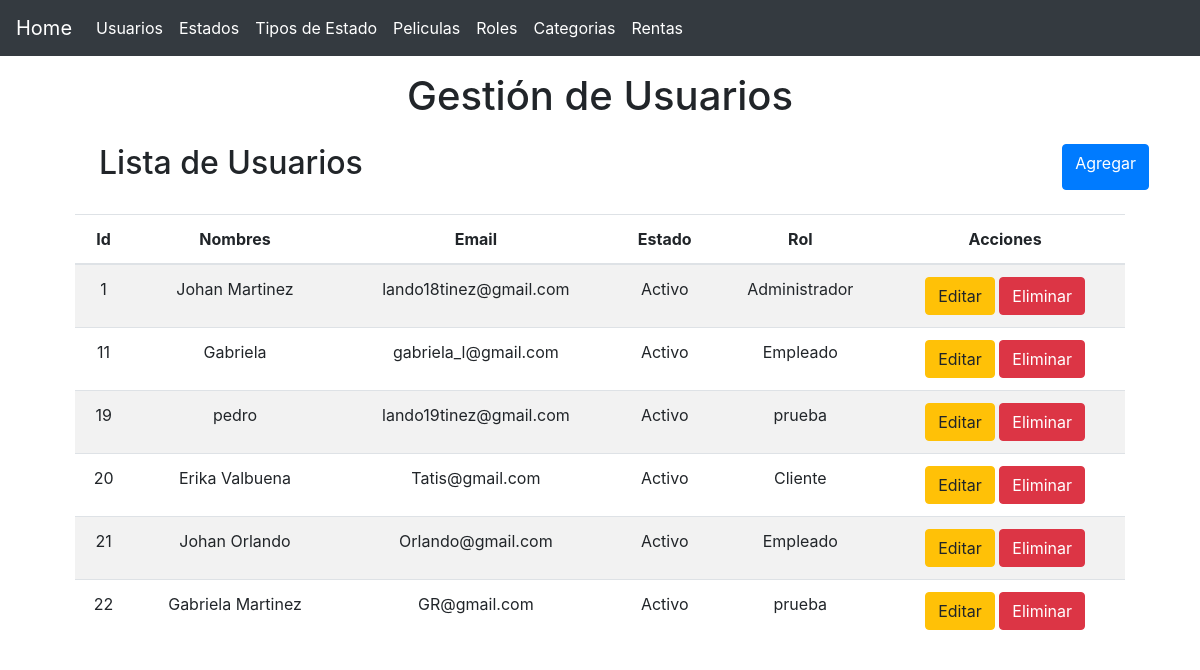
The app's page /?controller=user with its own data.
### tables this page shows
CREATE TABLE `users` (
  `id` int(11) NOT NULL,
  `name` varchar(45) NOT NULL,
  `email` varchar(45) NOT NULL,
  `password` varchar(45) NOT NULL,
  `role_id` int(11) NOT NULL,
  `status_id` int(11) NOT NULL
);

CREATE TABLE `statuses` (
  `id` int(11) NOT NULL,
  `name` varchar(45) NOT NULL,
  `type_statuses_id` int(11) NOT NULL
);

CREATE TABLE `roles` (
  `id` int(11) NOT NULL,
  `name` varchar(45) NOT NULL,
  `statuses_id` int(11) NOT NULL
);

### controllers/UserController.php (called while the page is built, shortened)
<?php
require 'models/User.php';
class UserController
{
    private $userModel;
    public function __construct()
    {
        $this->userModel = new User;
    }
    public function index()
    {
    	$users = $this->userModel->getAll();
    	require 'views/layout.php';
    	require 'views/user/list.php';
    }
}

### models/User.php (called while the page is built, shortened)
<?php
class User
{
	private $pdo;
    public function __construct()
    {
    	try {
    		$this->pdo = new Database;
	    } catch (PDOException $e) {
	    	die($e->getMessage());
	    }
    }
    public function getAll()
    {
    	try {
    		$strSql = "SELECT u.*, s.name as status, r.name as role FROM users u INNER JOIN statuses s ON s.id = u.status_id INNER JOIN roles r ON r.id = u.role_id";
    		$query = $this->pdo->select($strSql);
    		return $query;
	    } catch (PDOException $e) {
	    	die($e->getMessage());
	    }
    }
}

### providers/Database.php (called while the page is built, shortened)
<?php
class Database extends PDO
{
    public function select($strSql, $arrayData = array(), $fetchMode = PDO::FETCH_OBJ)
    {
    	$query = $this->prepare($strSql);
    	if( !$query->execute() ) {
    		echo "Error, la consulta no se realizó";
    	} else {
    		return $query->fetchAll($fetchMode);
    	}
    }
}

### views/user/list.php (the view)
<main class="container">
	<section class="col-md-12 text-center">
		<div class="mt-3">
			<h1>Gestión de Usuarios</h1>
		</div>
		<div class="col-md-12 m-4 d-flex justify-content-between">
			<h2>Lista de Usuarios</h2>
			<a href="?controller=user&method=add" class="btn btn-primary">Agregar</a>
		</div>
		<section class="col-md-12 flex-nowrap table-responsive">
			<table class="table table-striped table-hover">
				<thead>
					<tr>
						<th>Id</th>
						<th>Nombres</th>
						<th>Email</th>
						<th>Estado</th>
						<th>Rol</th>
						<th>Acciones</th>
					</tr>
				</thead>
				<tbody>
					<?php foreach($users as $user): ?>
						<tr>
							<td><?php echo $user->id ?></td>
							<td><?php echo $user->name ?></td>
							<td><?php echo $user->email ?></td>
							<td><?php echo $user->status ?></td>
							<td><?php echo $user->role ?></td>
							<td>
								<a href="?controller=user&method=edit&id=<?php echo $user->id?>" class="btn btn-warning" title="Editar Usuario">Editar</a>
								<a href="?controller=user&method=delete&id=<?php echo $user->id?>" class="btn btn-danger" title="Eliminar Usuario">Eliminar</a>
							</td>
						</tr>
					<?php endforeach ?>
				</tbody>
			</table>
		</section>
	</section>
</main>

### index.php (shortened to what this page needs)
<?php
	require 'providers/Database.php';
	$controller = 'HomeController';
	if(!isset($_REQUEST['controller'])) {
		require "controllers/".$controller.".php";
		$controller = ucwords($controller);
		$controller = new $controller;
		$controller->index();
	} else {
		$method = isset($_REQUEST['method']) ? $_REQUEST['method'] : "index";
		$controller = new $controller;
		call_user_func(array($controller, $method));
	}

### views/layout.php (shortened to what this page needs)
<!DOCTYPE html>
<html lang="es">
<head>
	<link rel="stylesheet" type="text/css" href="assets/css/bootstrap.min.css">
</head>
<body>
	<header>
		<nav class="navbar navbar-expand-lg navbar-dark bg-dark">
		 	<a class="navbar-brand" href="?controller=home">Home</a>
		  	<div class="collapse navbar-collapse" id="navbarSupportedContent">
		    	<ul class="navbar-nav mr-auto">
		      	<li class="nav-item active">
		       		<a href="?controller=user" class="nav-link">Usuarios</a>
				</li>
				<li class="nav-item active">
		       		<a href="?controller=status" class="nav-link">Estados</a>
		      	</li>
		      	<li class="nav-item active">
		       		<a href="?controller=Typestatus" class="nav-link">Tipos de Estado</a>
				</li>
		      	<li class="nav-item active">
		       		<a href="?controller=movie" class="nav-link">Peliculas</a>
		      	</li>
				<li class="nav-item active">
		       		<a href="?controller=role" class="nav-link">Roles</a>
		      	</li>
				  <li class="nav-item active">
		       		<a href="?controller=category" class="nav-link">Categorias</a>
		      	</li>
				  <li class="nav-item active">
		       		<a href="?controller=rental" class="nav-link">Rentas</a>
		      	</li>
		    </ul>
		  </div>
		</nav>
	</header>
</body>
</html>

### records on screen
users: id "1", name "Johan Martinez", email "lando18tinez@gmail.com", status.name "Activo", role.name "Administrador"
users: id "11", name "Gabriela", email "gabriela_l@gmail.com", status.name "Activo", role.name "Empleado"
users: id "19", name "pedro", email "lando19tinez@gmail.com", status.name "Activo", role.name "prueba"
users: id "20", name "Erika Valbuena", email "Tatis@gmail.com", status.name "Activo", role.name "Cliente"
users: id "21", name "Johan Orlando", email "Orlando@gmail.com", status.name "Activo", role.name "Empleado"
users: id "22", name "Gabriela Martinez", email "GR@gmail.com", status.name "Activo", role.name "prueba"
